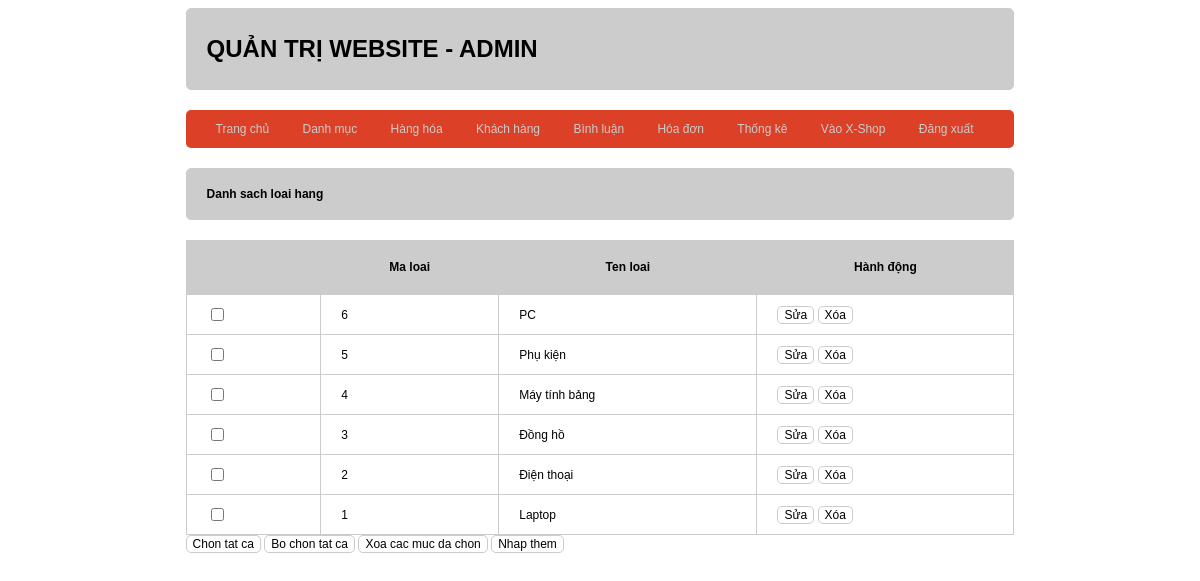
Screenshot of /admin/index.php?act=listdm with the database file from the repository.
### tables this page shows
CREATE TABLE `danh_muc` (
  `id` int(11) NOT NULL,
  `name` varchar(255) NOT NULL
);

### model/pdo.php (called while the page is built, shortened)
<?php
function pdo_get_connection(){
    $dburl = "mysql:host=localhost;dbname=duanmau_ph23939;charset=utf8";
    $username = 'root';
    $password = '';
    $conn = new PDO($dburl, $username, $password);
    $conn->setAttribute(PDO::ATTR_ERRMODE, PDO::ERRMODE_EXCEPTION);
    return $conn;
}
function pdo_query($sql){
    $sql_args = array_slice(func_get_args(), 1);
    try{
        $conn = pdo_get_connection();
        $stmt = $conn->prepare($sql);
        $stmt->execute($sql_args);
        $rows = $stmt->fetchAll();
        return $rows;
    }
    catch(PDOException $e){
        throw $e;
    }
    finally{
        unset($conn);
    }
}

### model/danh_muc.php (called while the page is built, shortened)
<?php
function loadAll_danhmuc(){
    $sql = "select * from danh_muc order by id desc";
    $listdanhmuc=pdo_query($sql);
    return $listdanhmuc;
}
 ?>

### admin/danhmuc/list.php (the view, shortened to what this page needs)
<div class="row">
    <div class="row formtitle">
        <h1>Danh sach loai hang</h1>
    </div>
    <div class="row formcontent">
        <div class="row formdsloai">
            <table>
                <tr>
                    <th></th>
                    <th>Ma loai</th>
                    <th>Ten loai</th>
                    <th>Hành động</th>
                </tr>
                <?php
                foreach ($listdanhmuc as $danhmuc) {
                    extract($danhmuc);
                    $suadm = "index.php?act=suadm&id=" . $id;
                    $xoadm = "index.php?act=xoadm&id=" . $id;
                ?>
                    <tr>
                        <td><input type="checkbox" name="" id=""></td>
                        <td><?= $id ?></td>
                        <td><?= $name ?></td>
                        <td><a href="<?= $suadm ?>"><input type="button" value="Sửa" name="" id=""></a> <a href="javascript:confirmDelete('<?= $xoadm ?>')"><input type="button" value="Xóa"></a></td>
                    </tr>
                <?php } ?>
            </table>
        </div>
        <div class="row mb10">
            <input type="button" value="Chon tat ca">
            <input type="button" value="Bo chon tat ca">
            <input type="button" value="Xoa cac muc da chon">
            <a href="index.php?act=adddm"><input type="button" value="Nhap them"></a>
        </div>
    </div>
</div>

### view/css/style.css (style rules this page uses)
* { box-sizing: border-box; font-family: sans-serif; font-size: 1vw; }
.row { float: left; width: 100%; }
.mb10 { margin-bottom: 10px; }
.formtaikhoan input[type="submit"], .formtaikhoan input[type="reset"], .formtaikhoan input[type="button"], .formcontent input[type="submit"], .formcontent input[type="reset"], .formcontent input[type="button"], .searchbox input[type="submit"] { background-color: #fff; border: 1px #ccc solid; border-radius: 5px; }
.formtitle { background-color: #ccc; border: 1px #ccc solid; font-size: 1.5vw; color: rgb(0, 0, 0); border-radius: 5px; padding: 10px 20px; }
.formcontent { padding: 20px 0px; }
.formdsloai table { width: 100%; border-collapse: collapse; }
.formdsloai table th { padding: 20px; background-color: #ccc; }
.formdsloai table td { padding: 10px 20px; border: 1px #ccc solid; }
* { box-sizing: border-box }

### rows the page displays
danh_muc: id "6", name "PC"
danh_muc: id "5", name "Phụ kiện"
danh_muc: id "4", name "Máy tính bảng"
danh_muc: id "3", name "Đồng hồ"
danh_muc: id "2", name "Điện thoại"
danh_muc: id "1", name "Laptop"
